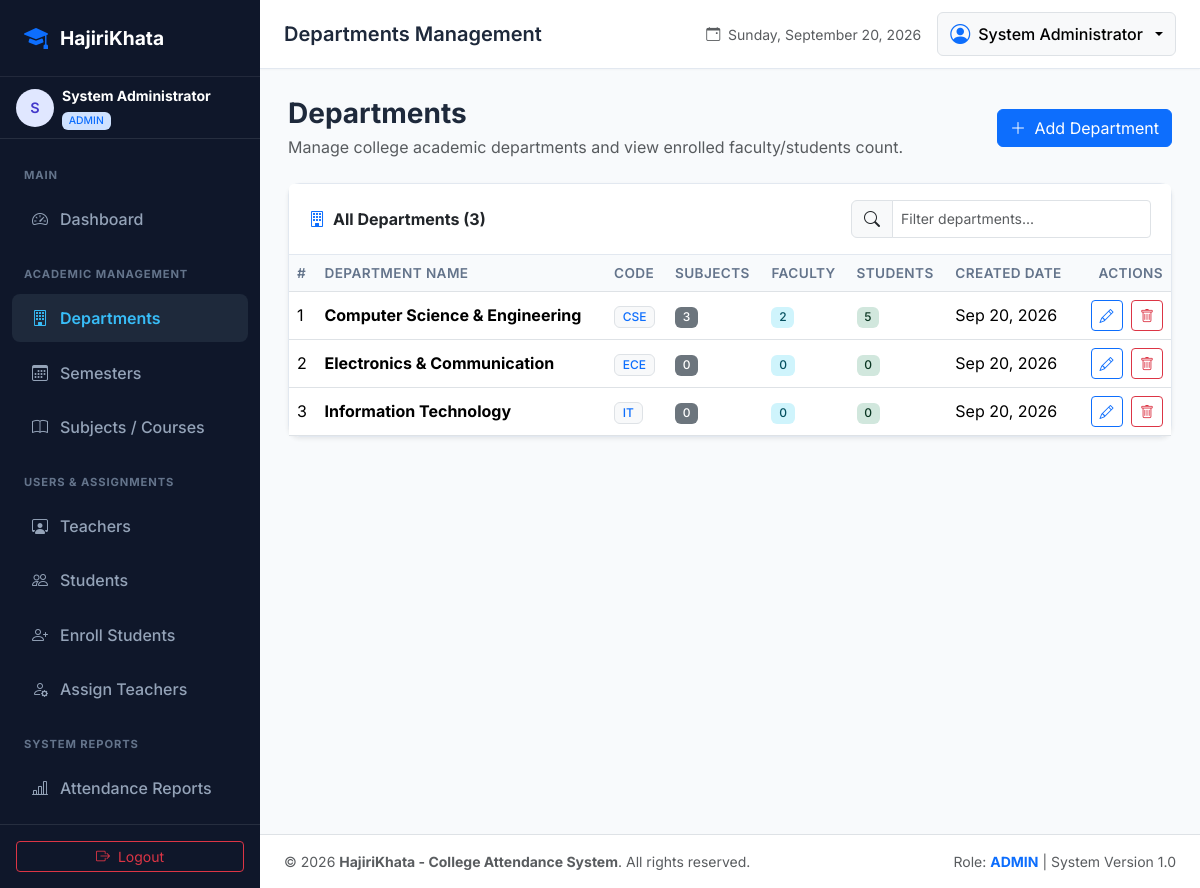
The app's page /admin/departments.php (signed in) with its own data.
### tables this page shows
CREATE TABLE `departments` (
    `id` INT AUTO_INCREMENT PRIMARY KEY,
    `name` VARCHAR(100) NOT NULL,
    `code` VARCHAR(20) NOT NULL UNIQUE,
    `created_at` TIMESTAMP DEFAULT CURRENT_TIMESTAMP
);

### includes/helpers.php (called while the page is built, shortened)
<?php
function e($value): string {
    return htmlspecialchars((string)($value ?? ''), ENT_QUOTES, 'UTF-8');
}
function format_date(?string $date, string $format = 'M d, Y'): string {
    $timestamp = strtotime($date);
    return $timestamp ? date($format, $timestamp) : 'N/A';
}

### admin/departments.php (the view, shortened to what this page needs)
<?php
require_once __DIR__ . '/../config/db.php';
require_once __DIR__ . '/../includes/helpers.php';
try {
    $stmt = $pdo->query("
        SELECT
            d.*,
            (SELECT COUNT(*) FROM subjects s WHERE s.department_id = d.id) AS subject_count,
            (SELECT COUNT(*) FROM users u WHERE u.department_id = d.id AND u.role = 'student') AS student_count,
            (SELECT COUNT(*) FROM users u WHERE u.department_id = d.id AND u.role = 'teacher') AS teacher_count
        FROM departments d
        ORDER BY d.name ASC
    ");
    $departments = $stmt->fetchAll();
} catch (PDOException $e) {
    set_flash("Error fetching departments: " . $e->getMessage(), "danger");
    $departments = [];
}
require_once __DIR__ . '/../includes/header.php';
?>
<div class="container-fluid px-0">
    <div class="d-flex flex-column flex-md-row justify-content-between align-items-md-center mb-4 gap-3">
        <div>
            <h3 class="fw-bold text-slate-900 mb-1">Departments</h3>
            <p class="text-muted mb-0">Manage college academic departments and view enrolled faculty/students count.</p>
        </div>
        <button type="button" class="btn btn-primary" data-bs-toggle="modal" data-bs-target="#addDeptModal">
            <i class="bi bi-plus-lg me-1"></i> Add Department
        </button>
    </div>
    <div class="card shadow-sm">
        <div class="card-header bg-white d-flex flex-column flex-md-row justify-content-between align-items-md-center gap-3">
            <span class="fw-bold"><i class="bi bi-building text-primary me-2"></i>All Departments (<?= count($departments) ?>)</span>
            <div class="input-group" style="max-width: 300px;">
                <span class="input-group-text bg-light"><i class="bi bi-search"></i></span>
                <input type="text" id="tableSearch" class="form-control form-control-sm" placeholder="Filter departments...">
            </div>
        </div>
        <div class="card-body p-0">
            <div class="table-responsive">
                <table class="table table-hover align-middle mb-0 searchable-table">
                    <thead>
                        <tr>
                            <th>#</th>
                            <th>Department Name</th>
                            <th>Code</th>
                            <th>Subjects</th>
                            <th>Faculty</th>
                            <th>Students</th>
                            <th>Created Date</th>
                            <th class="text-end">Actions</th>
                        </tr>
                    </thead>
                    <tbody>
                        <?php if (empty($departments)): ?>
                            <tr>
                                <td colspan="8" class="text-center py-4 text-muted">No departments found. Click "Add Department" to create one.</td>
                            </tr>
                        <?php else: ?>
                            <?php foreach ($departments as $idx => $d): ?>
                                <tr>
                                    <td><?= $idx + 1 ?></td>
                                    <td><strong><?= e($d['name']) ?></strong></td>
                                    <td><span class="badge bg-light text-primary border"><?= e($d['code']) ?></span></td>
                                    <td><span class="badge bg-secondary"><?= $d['subject_count'] ?></span></td>
                                    <td><span class="badge bg-info-subtle text-info-emphasis"><?= $d['teacher_count'] ?></span></td>
                                    <td><span class="badge bg-success-subtle text-success-emphasis"><?= $d['student_count'] ?></span></td>
                                    <td><?= format_date($d['created_at']) ?></td>
                                    <td class="text-end">
                                        <button type="button" class="btn btn-sm btn-outline-primary me-1"
                                            data-bs-toggle="modal"
                                            data-bs-target="#editDeptModal"
                                            data-id="<?= $d['id'] ?>"
                                            data-name="<?= e($d['name']) ?>"
                                            data-code="<?= e($d['code']) ?>"
                                            title="Edit Department">
                                            <i class="bi bi-pencil"></i>
                                        </button>
                                        <button type="button" class="btn btn-sm btn-outline-danger"
                                            data-bs-toggle="modal"
                                            data-bs-target="#deleteDeptModal"
                                            data-id="<?= $d['id'] ?>"
                                            data-name="<?= e($d['name']) ?>"
                                            title="Delete Department">
                                            <i class="bi bi-trash"></i>
                                        </button>
                                    </td>
                                </tr>
                            <?php endforeach; ?>
                        <?php endif; ?>
                    </tbody>
                </table>
            </div>
        </div>
    </div>
</div>
<?php require_once __DIR__ . '/../includes/footer.php'; ?>

### assets/css/style.css (style rules this page uses)
:root { --primary-color: #3b82f6; --primary-hover: #2563eb; --sidebar-bg: #0f172a; --sidebar-color: #94a3b8; --sidebar-active-bg: #1e293b; --sidebar-active-text: #38bdf8; --sidebar-width: 260px; --card-shadow: 0 4px 6px -1px rgba(0, 0, 0, 0.07), 0 2px 4px -2px rgba(0, 0, 0, 0.05); --card-shadow-hover: 0 10px 15px -3px rgba(0, 0, 0, 0.1), 0 4px 6px -4px rgba(0, 0, 0, 0.05); --present-color: #10b981; --absent-color: #ef4444; --late-color: #f59e0b; }
body { font-family: 'Inter', system-ui, -apple-system, BlinkMacSystemFont, 'Segoe UI', Roboto, Oxygen, Ubuntu, Cantarell, sans-serif; background-color: #f8fafc; color: #1e293b; min-height: 100vh; }
.card { border: 1px solid #e2e8f0; border-radius: 0.75rem; box-shadow: var(--card-shadow); }
.card-header { background-color: #ffffff; border-bottom: 1px solid #e2e8f0; padding: 1rem 1.25rem; font-weight: 600; }
.table th { font-weight: 600; font-size: 0.85rem; text-transform: uppercase; letter-spacing: 0.03em; color: #64748b; background-color: #f8fafc; border-bottom-width: 1px; }
.badge { font-weight: 500; }

### records on screen
departments: name "Computer Science & Engineering", code "CSE", subject_count "3", teacher_count "2", student_count "5", created_at "Sep 20, 2026"
departments: name "Electronics & Communication", code "ECE", subject_count "0", teacher_count "0", student_count "0", created_at "Sep 20, 2026"
departments: name "Information Technology", code "IT", subject_count "0", teacher_count "0", student_count "0", created_at "Sep 20, 2026"

### other values on screen
substr($user['full_name'] ?? 'U', 0, 1) "S"
$user['full_name'] "System Administrator"
$user['role'] "ADMIN"
$page_title "Departments Management"
count($departments) "3"
APP_NAME "HajiriKhata - College Attendance System"
$role "ADMIN"
